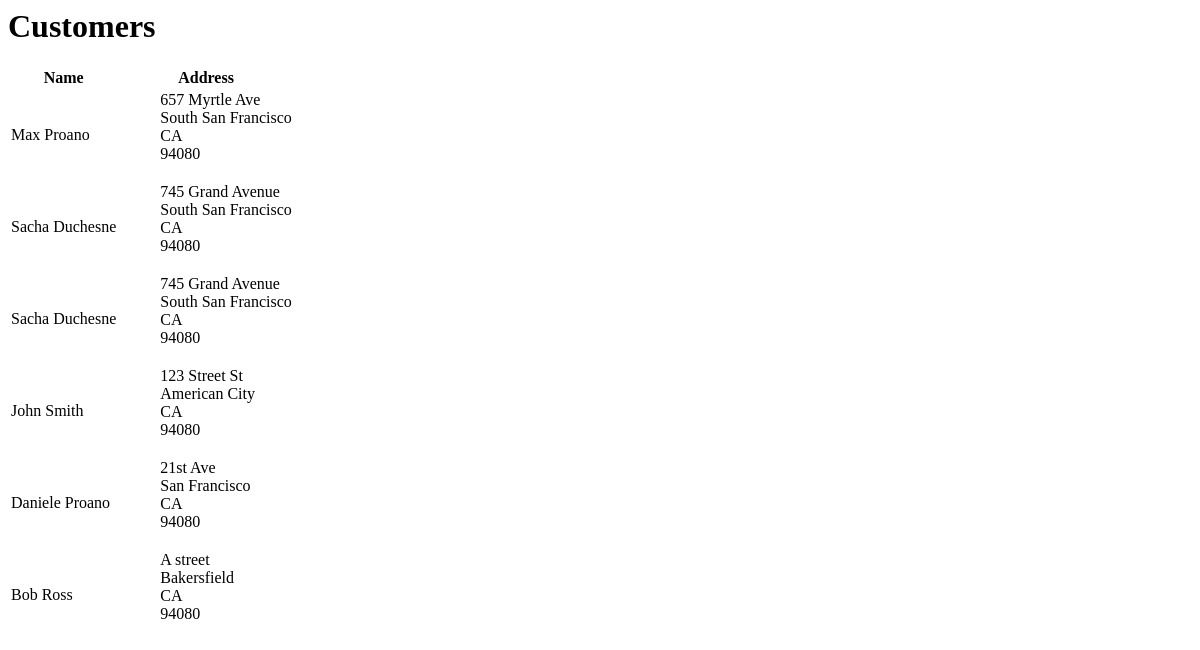
The page /bids/customers/ on the database as committed earlier.
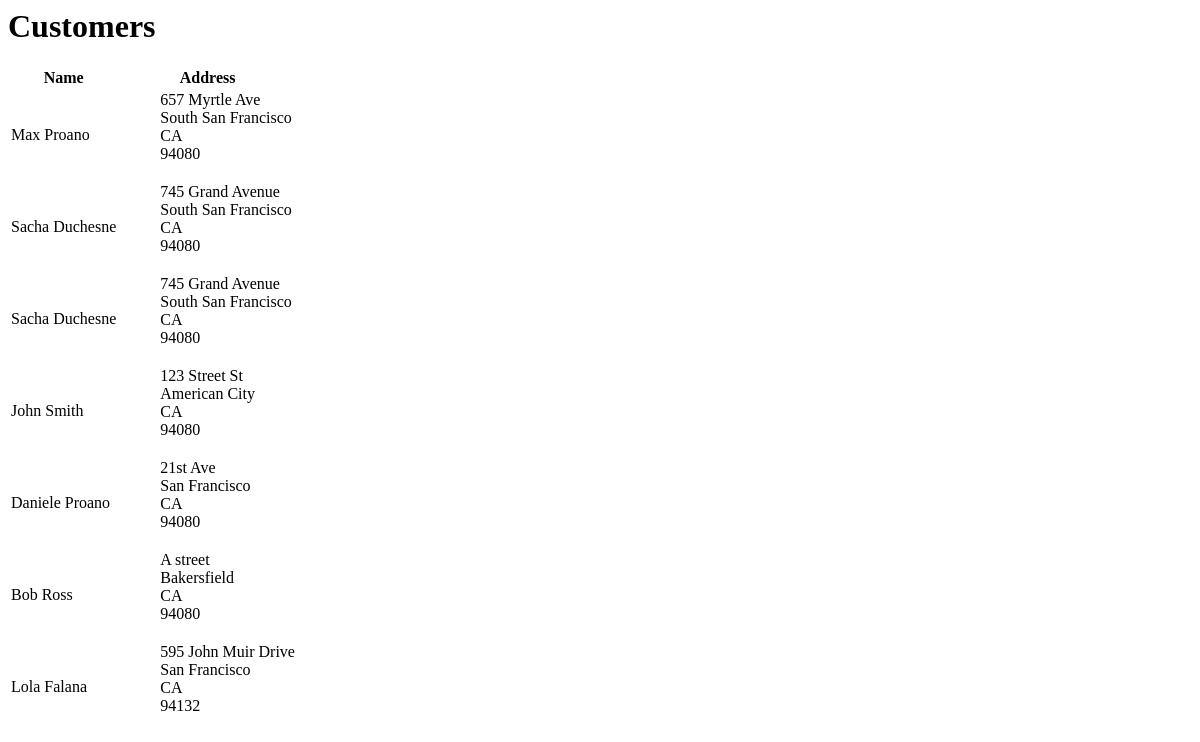
The same page on the database as committed later.
### bids/models.py (models this page shows, shortened)
class Customer(models.Model):
    first_name = models.CharField(max_length=25)
    last_name = models.CharField(max_length=25)
    street = models.CharField(max_length=100)
    city = models.CharField(max_length=50)
    state = models.CharField(max_length=2)
    zip_code = models.IntegerField(null=True)
    email = models.EmailField()

### bids/views.py (the view)
class CustomerList(ListView):
    model = Customer
    template_name = 'bids/customer_list.html'
    context_object_name = 'all_customers'

### bids/templates/bids/customer_list.html
<h1>Customers</h1>
<table>
  <tr>
    <th>Name</th>
    <th>Address</th>
  </tr>
  {% for customer in all_customers %}
  <tr>
    <td>{{ customer.first_name }} {{ customer.last_name }}</td>
    <td>
        <ul style="list-style-type:none">
          <li>{{ customer.street }}</li>
          <li>{{customer.city }}</li>
          <li>{{ customer.state }}</li>
          <li>{{ customer.zip_code  }}</li>
        </ul>
    </td>
  </tr>
  {% endfor %}
</table>

Rows that differ between the two databases and show on the page:
added Customer: first_name "Lola", last_name "Falana", street "595 John Muir Drive", city "San Francisco", state "CA", zip_code "94132"
